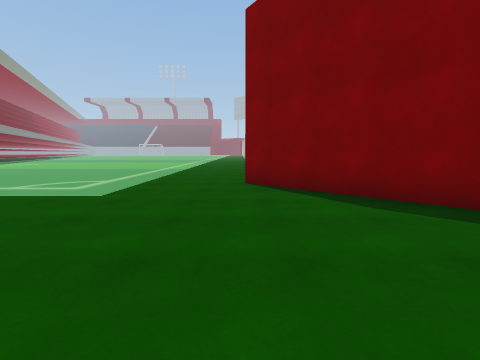
View 1 (above)

17 first-person views from a walk through a 3-D level made in the Unity game engine. The camera is 1.3 m above the floor, tilts 6° down and sees 85° across. The floor is counted in squares, 2 m on a side. Each view is taken from the middle of a square. On the plan, view 1 faces up. The plan holds only what a view shows up to about 9 squares ahead; the rest is blank. The place goes on beyond the plan. Some surface patterns are stand-ins.

View 2
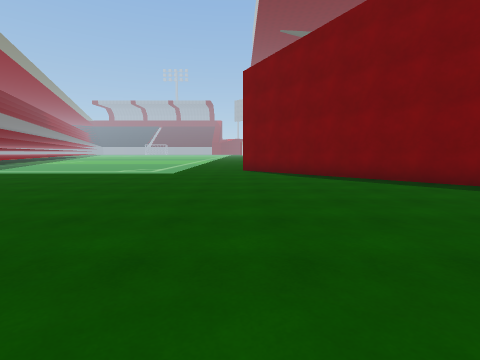

View 3
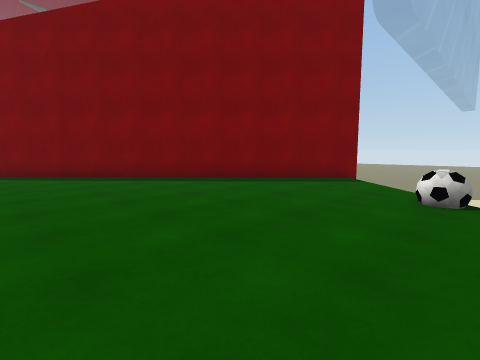

View 4
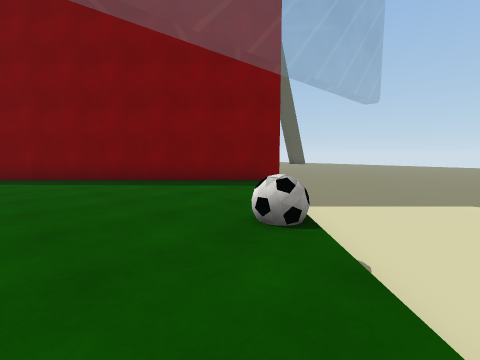

View 5
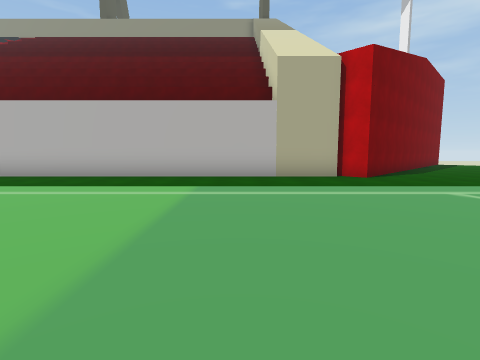

View 6
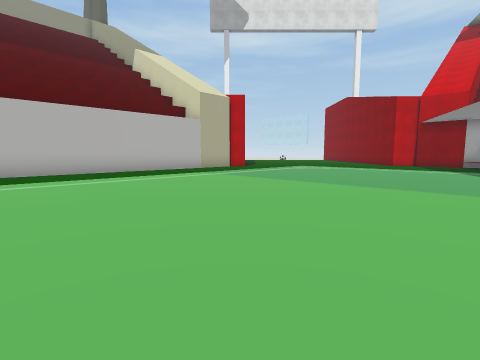

View 7
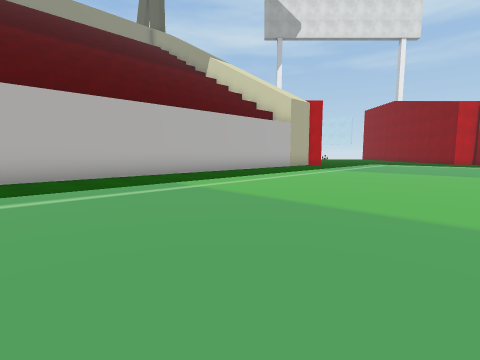

View 8
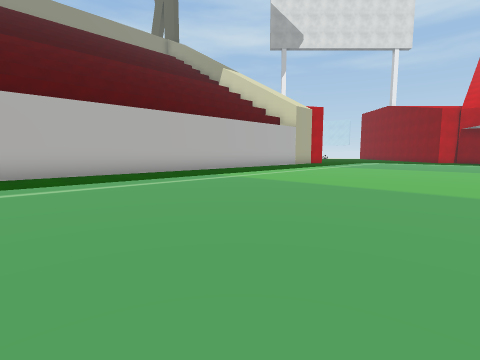

View 9
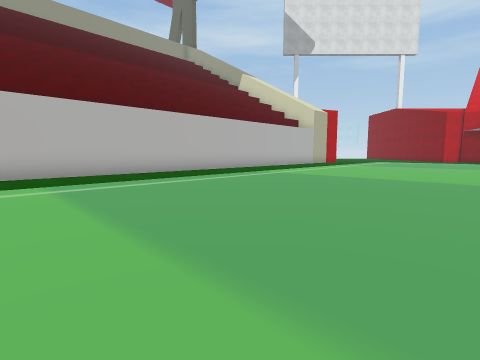

View 10
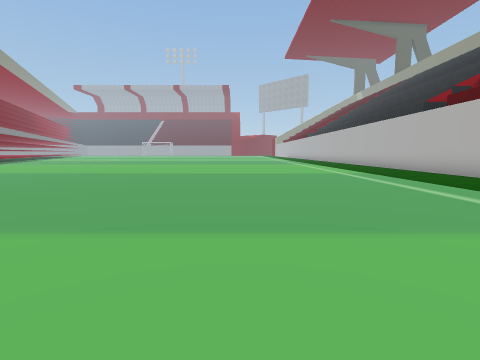

View 11
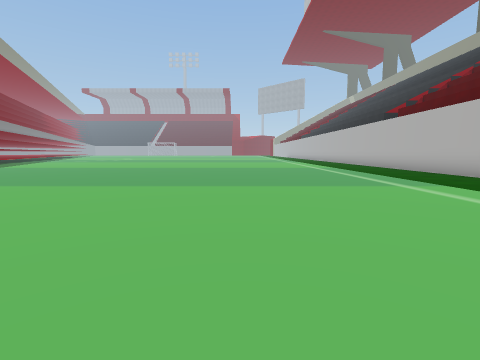

View 12
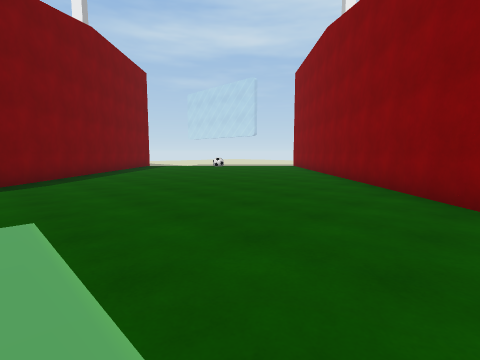

View 13
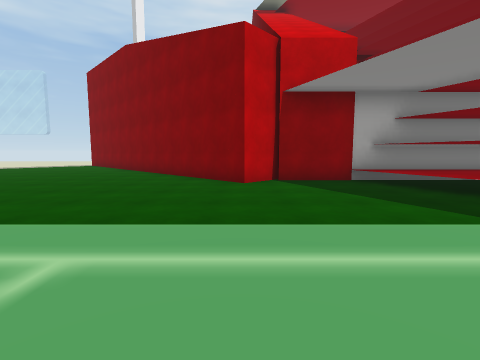

View 14
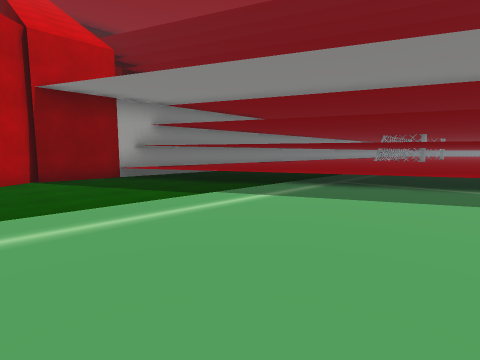

View 15
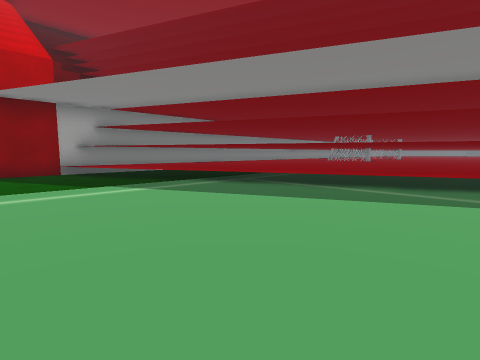

View 16
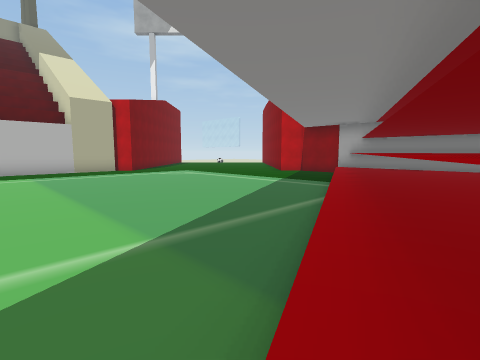

View 17
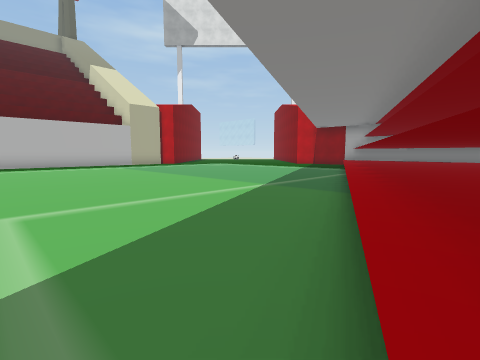

### Floor plan
Key: @ floor where view 1 was taken; # wall or solid block; x gap in a wall; . floor; / step, stairs or slope; ^ raised ledge; v drop or lower ground.
Columns run from 14 left of view 1 to 10 right of it. Each row starts with its distance up from view 1.
 23  ..............#
 22  ..............#
 21  ..............#
 20  ..............#
 19  ..............#
 18  ..............#
 17   .............#
 16    ............#
 15     ...........#
 14 /..............#
 13 /..............#
 12 ^/.............#
 11  /.............#
 10  ^.............#
  9  ^/............#
  8  ^^............#
  7   ^............#
  6    ^...........#
  5    ^/..........##
  4     /...........##
  3     ^/...........##
  2      /............##
  1      ^.............##
  0       /..#....@.....##
 -1   ^^^^#####..........#
 -2           ##..........xvv
 -3            ##........vvvv
 -4             ##......vvvvv
 -5                ....vvvvvv
 -6                  .vvvvvvv

Positions as (right, up) in squares from view 1, and headings:
1: (0, 0), facing up
2: (0, -4), facing up
3: (1, -5), facing up-right
4: (3, -6), facing up-right
5: (-7, 9), facing right
6: (-9, 15), facing down-right
7: (-7, 19), facing down-right
8: (-8, 21), facing down-right
9: (-8, 23), facing down-right
10: (-6, 14), facing up
11: (-6, 11), facing up
12: (-5, 4), facing down-right
13: (-5, 6), facing down
14: (-5, 7), facing down-left
15: (-6, 9), facing down-left
16: (-13, 11), facing down-right
17: (-14, 14), facing down-right
